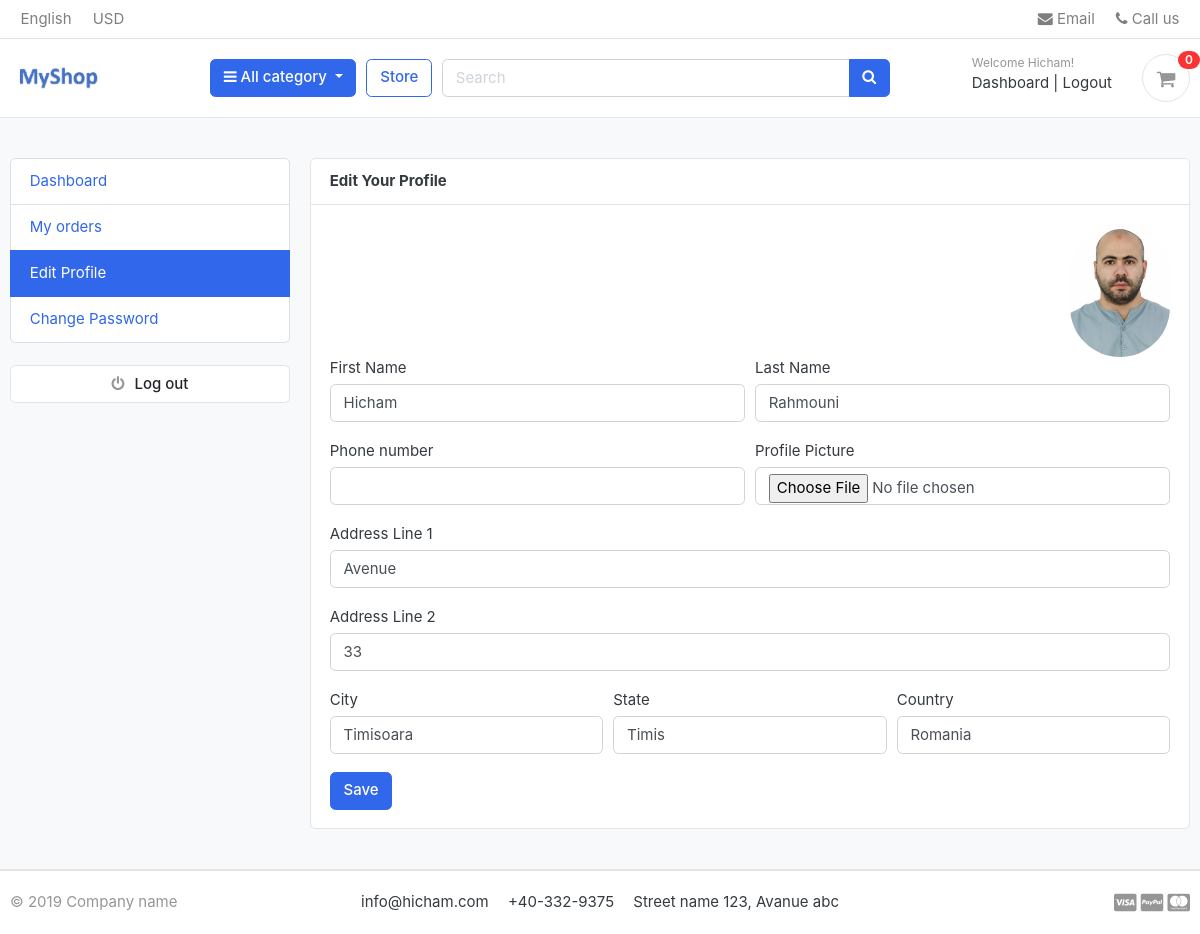
/accounts/edit_profile/ (signed in), run on the app's committed database.
### accounts/models.py (models this page shows, shortened)
class Account(AbstractBaseUser):
    first_name = models.CharField(max_length=50)
    last_name = models.CharField(max_length=50)
    username = models.CharField(max_length=50, unique=True)
    email = models.EmailField(max_length=100, unique=True)
    phone_number = models.CharField(max_length=50)
    date_joined = models.DateTimeField(auto_now_add=True)
    last_login = models.DateTimeField(auto_now_add=True)
    is_admin = models.BooleanField(default=False)
    is_staff = models.BooleanField(default=False)
    is_active = models.BooleanField(default=False)
    is_superadmin = models.BooleanField(default=False)
    USERNAME_FIELD = 'email'
    REQUIRED_FIELDS = ['username', 'first_name', 'last_name']
    objects = MyAccountManager()

class UserProfile(models.Model):
    user = models.OneToOneField(Account, on_delete=models.CASCADE)
    address_line_1 = models.CharField(blank=True, max_length=100)
    address_line_2 = models.CharField(blank=True, max_length=100)
    profile_picture = models.ImageField(blank=True, upload_to='userprofile')
    city = models.CharField(blank=True, max_length=20)
    state = models.CharField(blank=True, max_length=20)
    country = models.CharField(blank=True, max_length=20)

### accounts/views.py (the view)
# urls.py: path('edit_profile/', views.edit_profile, name='edit_profile'),
@login_required(login_url='login')
def edit_profile(request):
    userprofile = get_object_or_404(UserProfile, user=request.user)
    if request.method == 'POST':
        user_form = UserForm(request.POST, instance=request.user)
        profile_form = UserProfileForm(request.POST, request.FILES, instance=userprofile)
        if user_form.is_valid() and profile_form.is_valid():
            user_form.save()
            profile_form.save()
            messages.success(request, 'Your profile has been updated.')
            return redirect('edit_profile')
    else:
        user_form = UserForm(instance=request.user)
        profile_form = UserProfileForm(instance=userprofile)
    context = {
        'user_form': user_form,
        'profile_form': profile_form,
        'userprofile': userprofile,
    }
    return render(request, 'accounts/edit_profile.html', context)

### accounts/forms.py
class UserForm(forms.ModelForm):
    class Meta:
        model = Account
        fields = ('first_name', 'last_name', 'phone_number')
    def __init__(self, *args, **kwargs):
        super(UserForm, self).__init__(*args, **kwargs)
        for field in self.fields:
            self.fields[field].widget.attrs['class'] = 'form-control'

class UserProfileForm(forms.ModelForm):
    profile_picture = forms.ImageField(required=False, error_messages={'invalid:':('images files only',)},
                                       widget=forms.FileInput)
    class Meta:
        model = UserProfile
        fields = ('address_line_1', 'address_line_2', 'city', 'state', 'country', 'profile_picture')
    def __init__(self, *args, **kwargs):
        super(UserProfileForm, self).__init__(*args, **kwargs)
        for field in self.fields:
            self.fields[field].widget.attrs['class'] = 'form-control'

### carts/context_processors.py (called while the page is built)
def counter(request):
    cart_count = 0
    if 'admin' in request.path:
        return{}
    else:
        try:
            cart= Cart.objects.filter(cart_id=_cart_id(request))
            if request.user.is_authenticated:
                cart_items= CartItem.objects.all().filter(user=request.user)
            else:
                cart_items = CartItem.objects.all().filter(cart=cart[:1])
            for cart_item in cart_items:
                cart_count += cart_item.quantity
        except Cart.DoesNotExist:
            cart_count = 0
    return dict(cart_count=cart_count)

### carts/views.py (called while the page is built)
def _cart_id(request):
    cart = request.session.session_key
    if not cart:
        cart=request.session.create()
    return cart

### category/context_processors.py (called while the page is built)
def menu_links(request):
    links = Category.objects.all()
    return dict(links=links)

### category/models.py (called while the page is built)
    def get_url(self):
        return reverse('products_by_category', args=[self.slug])

### templates/accounts/edit_profile.html (shortened to what this page needs)
{% extends 'base.html' %}
{% block content %}
<section class="section-conten padding-y bg">
<div class="container">
	<div class="row">
	{% include 'includes/dashboard_sidebar.html' %}
	<main class="col-md-9">
		<article class="card">
		<header class="card-header">
			<strong class="d-inline-block mr-3">Edit Your Profile</strong>
		</header>
          <div class="card-body">
		  	<div class="text-right">
				{% if userprofile.profile_picture %}
					<img src="{{userprofile.profile_picture.url}}" alt="Profile Picture" width="100" style="border-radius:50px;">
				{% endif %}
			</div>
            <div class="row">
              <div class="col-md-12">
				<form action="{% url 'edit_profile' %}" method="POST" enctype="multipart/form-data">
					<div class="form-row">
						<div class="form-group col-md-6">
							<label>First Name</label>
							{{ user_form.first_name }}
						</div>
						<div class="form-group col-md-6">
							<label>Last Name</label>
							{{ user_form.last_name }}
						</div>
					</div>
					<div class="form-row">
						<div class="form-group col-md-6">
							<label>Phone number</label>
							{{ user_form.phone_number }}
						</div>
						<div class="form-group col-md-6">
							<label>Profile Picture</label>
							{{ profile_form.profile_picture }}
						</div>
					</div>
					<div class="form-group">
						<label>Address Line 1</label>
						{{ profile_form.address_line_1 }}
					</div>
					<div class="form-group">
						<label>Address Line 2</label>
						{{ profile_form.address_line_2 }}
					</div>
					<div class="form-row">
						<div class="form-group col-md-4">
							<label>City</label>
							{{ profile_form.city }}
						</div>
						<div class="form-group col-md-4">
							<label>State</label>
							{{ profile_form.state }}
						</div>
						<div class="form-group col-md-4">
							<label>Country</label>
							{{ profile_form.country }}
						</div>
					</div>
					<input type="submit" value="Save" class="btn btn-primary">
				</form>
              </div>
			</div>
		</div>
		</article>
	</main>
</div>
</div>
</section>
{% endblock %}

### templates/includes/navbar.html (shortened to what this page needs)
{% load static %}
<header class="section-header">
<nav class="navbar p-md-0 navbar-expand-sm navbar-light border-bottom">
<div class="container">
  <div class="collapse navbar-collapse" id="navbarTop4">
    <ul class="navbar-nav mr-auto">
    	<li class="nav-item dropdown">
		 	<a href="#" class="nav-link">   English </a>
		</li>
		<li class="nav-item dropdown">
			<a href="#" class="nav-link"> USD </a>
		</li>
    </ul>
    <ul class="navbar-nav">
		<li><a href="#" class="nav-link"> <i class="fa fa-envelope"></i> Email </a></li>
		<li><a href="#" class="nav-link"> <i class="fa fa-phone"></i> Call us </a></li>
	</ul>
  </div>
</div>
</nav>
<section class="header-main border-bottom">
	<div class="container">
<div class="row align-items-center">
	<div class="col-lg-2 col-md-3 col-6">
    <a href="{% url 'home' %}" class="brand-wrap">
      <img class="logo" src="{% static './images/logome.png' %}">
    </a>
	</div>
	<div class="col-lg col-sm col-md col-6 flex-grow-0">
		<div class="category-wrap dropdown d-inline-block float-right">
			<button type="button" class="btn btn-primary dropdown-toggle" data-toggle="dropdown">
				<i class="fa fa-bars"></i> All category
			</button>
		</div>
	</div>
	<a href="{% url 'store' %}" class="btn btn-outline-primary">Store</a>
	<div class="col-lg  col-md-6 col-sm-12 col">
		<form action="{% url 'search' %}" class="search" method='GET'>
			<div class="input-group w-100">
			    <input type="text" class="form-control" style="width:60%;" placeholder="Search" name='keyword'>
			    <div class="input-group-append">
			      <button class="btn btn-primary" type="submit">
			        <i class="fa fa-search"></i>
			      </button>
			    </div>
		    </div>
		</form>
	</div>
	<div class="col-lg-3 col-sm-6 col-8 order-2 order-lg-3">
				<div class="d-flex justify-content-end mb-3 mb-lg-0">
          {% if user.id is None %}
					<div class="widget-header">
						<small class="title text-muted">Welcome guest!</small>
						<div>
							<a href="{% url 'login' %}">Sign in</a> <span class="dark-transp"> | </span>
							<a href="{% url 'register' %}"> Register</a>
						</div>
					</div>
          {% else %}
          <div class="widget-header">
            <small class="title text-muted">Welcome {{user.first_name}}!</small>
            <div>
              <a href="{% url 'dashboard' %}">Dashboard</a> <span class="dark-transp"> | </span>
              <a href="{% url 'logout' %}"> Logout</a>
            </div>
          </div>
          {% endif %}
					<a href="{% url 'cart' %}" class="widget-header pl-3 ml-3">
						<div class="icon icon-sm rounded-circle border"><i class="fa fa-shopping-cart"></i></div>
						<span class="badge badge-pill badge-danger notify">{{cart_count}}</span>
					</a>
				</div>
			</div>
</div>
	</div>
</section>
</header>

### static/css/ui.css (style rules this page uses)
html { font-family: "Inter", sans-serif; font-size: 15px; }
.icon-xs, .icon-sm, .icon-md, .icon-lg { display: inline-block; text-align: center; flex-shrink: 0; flex-grow: 0; }
.icon-sm { width: 48px; height: 48px; line-height: 48px !important; font-size: 20px; }
.padding-y { padding-top: 40px; padding-bottom: 40px; }
article:after, .form-group:after { display: block; clear: both; content: ""; }
.bg { background-color: #f8f9fa; }
.header-main { position: relative; padding-top: 1rem; padding-bottom: 1rem; }
.brand-wrap .logo, .navbar-brand .logo { margin-right: 7px; max-height: 42px; display: inline-block; }
.widget-header { display: inline-block; vertical-align: middle; position: relative; }
.widget-header a { color: #343a40; }
.widget-header i { color: #969696; }
.widget-header .title { display: block; }
.widget-header .notify { position: absolute; top: -3px; right: -10px; }
.notify { position: absolute; top: -4px; right: -10px; display: inline-block; padding: 0.25em 0.6em; font-size: 12px; line-height: 1; text-align: center; border-radius: 3rem; color: #fff; background-color: #fa3434; }

### data on the page
Account: first_name "Hicham", last_name "Rahmouni"
UserProfile: profile_picture (picture), address_line_1 "Avenue", address_line_2 "33", city "Timisoara", state "Timis", country "Romania"

### other printed values
{{ cart_count }} "0"
